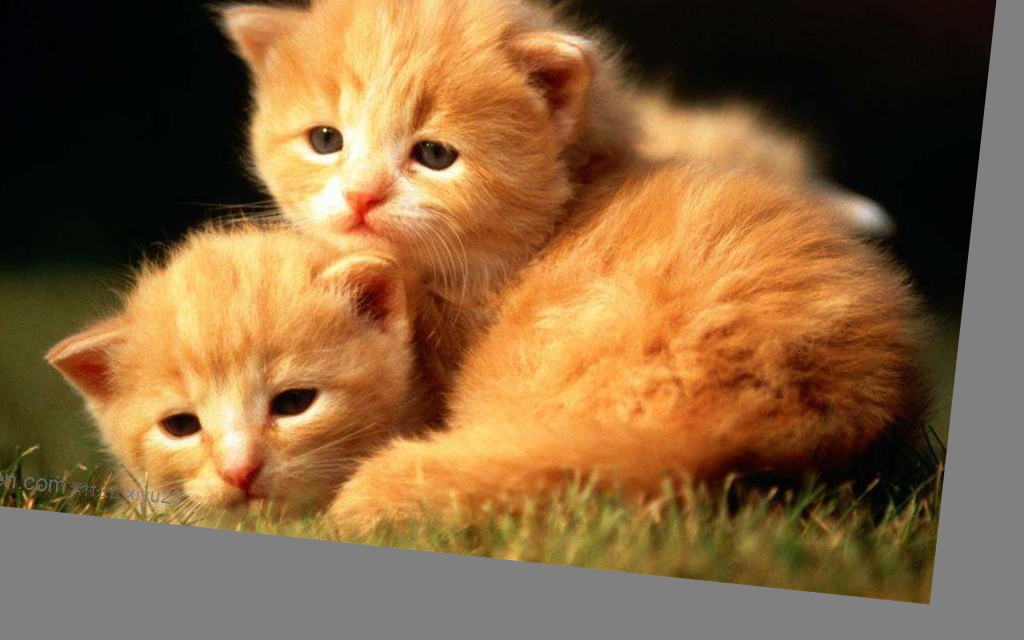
#> input picture data_augmentation/affine.jpeg, 1024 x 640 px, given as the content of the folder data_augmentation/affine.jpeg, which was not available
$ python -i dumplicate.py   (imports and definitions only)   (older library calls are emulated)
#> lines starting #> are read from the running program, lines starting #| are printed output that depends on the picture; pictures that were not available may be replaced by others from this repository, and a replacement may not be noted
import cv2, os
import numpy as np
from skimage.measure import compare_ssim
def remove_simillar_picture_by_perception_hash(path):
    img_list = os.listdir(path)
    hash_dic = {}
    hash_list = []
    count_num = 0
    for img_name in img_list:# break
        try:
            img = cv2.imread(os.path.join(path, img_name))
            img = cv2.cvtColor(img, cv2.COLOR_BGR2GRAY)
            count_num+=1
            print(count_num)
        except:
            continue


        img = cv2.resize(img,(8,8))

        avg_np = np.mean(img)
        img = np.where(img>avg_np,1,0)
        hash_dic[img_name] = img
        if len(hash_list)<1:
            hash_list.append(img)
        else:
            for i in hash_list:
                flag = True
                dis = np.bitwise_xor(i,img)

                if np.sum(dis) < 3:
                    flag = False
                    os.remove(os.path.join(path, img_name))
                    if os.path.exists(os.path.join(path, img_name.replace('jpg','json'))):
                        os.remove(os.path.join(path, img_name.replace('jpg','json')))
                    break
            if flag:
                hash_list.append(img)

def remove_simillar_image_by_ssim(path):
#> called with path = 'data_augmentation/affine.jpeg'
    img_list = os.listdir(path)
    img_list.sort()
    hash_dic = {}
    save_list = []
    count_num = 0
    for i in range(len(img_list)):
        try:
            img = cv2.imread(os.path.join(path, img_list[i]))
#> img is the input picture: shape (640, 1024, 3); mean B, G, R 62.7, 100.2, 134.1
            img = cv2.cvtColor(img, cv2.COLOR_BGR2GRAY)
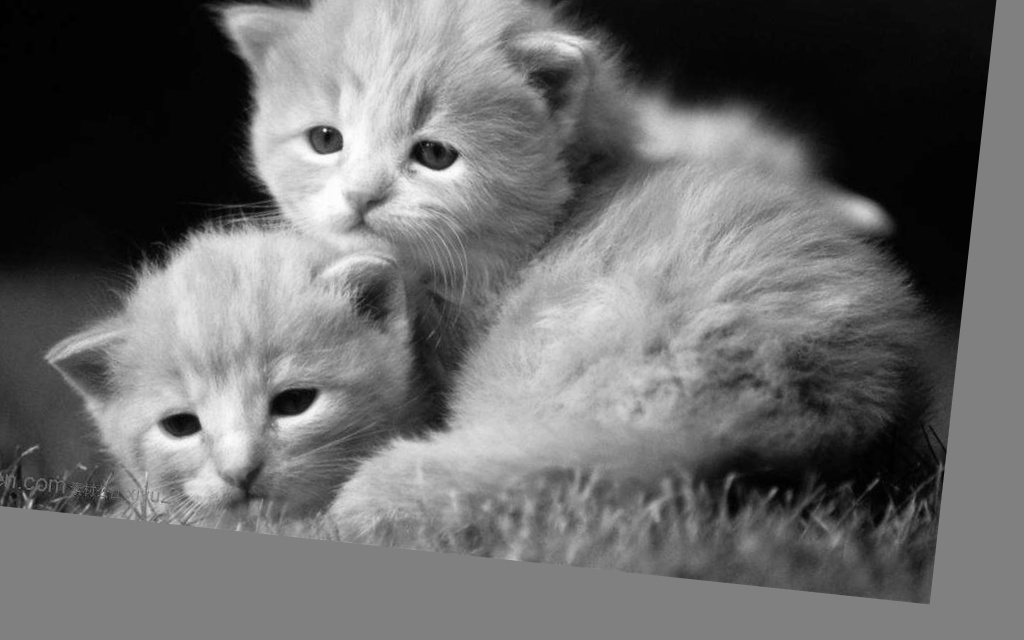
#> img: shape (640, 1024); min 0, max 254, mean 106.1
            img = cv2.resize(img,(256, 256))
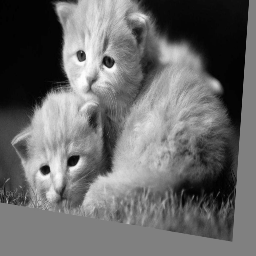
#> img: shape (256, 256); min 0, max 253, mean 106.1
            count_num+=1
        except:
            continue
        if count_num==1:
            save_list.append(img_list[i])
            continue
        elif len(save_list) <8:
            flag = True
            for j in range(len(save_list)):
                com_img = cv2.imread(os.path.join(path,save_list[j]))
                com_img = cv2.cvtColor(com_img,cv2.COLOR_BGR2GRAY)
                com_img = cv2.resize(com_img,(256,256))
                sim = compare_ssim(img,com_img)
                if sim > 0.4:
                    os.remove(os.path.join(path,img_list[i]))
                    flag = False
                    break
            if flag:
                save_list.append(img_list[i])
        else:
            for save_img in save_list[-5:]:
                com_img = cv2.imread(os.path.join(path,save_img))
                com_img = cv2.cvtColor(com_img, cv2.COLOR_BGR2GRAY)
                com_img = cv2.resize(com_img, (256, 256))
                sim = compare_ssim(img,com_img)
                if sim > 0.4:
                    os.remove(os.path.join(path,img_list[i]))
                    flag = False
                    break
            if flag:
                save_list.append(img_list[i])
# [3 lines not run here, left out]

>>> result = remove_simillar_image_by_ssim('data_augmentation/affine.jpeg')

$ run again, on data_augmentation/flip.jpeg
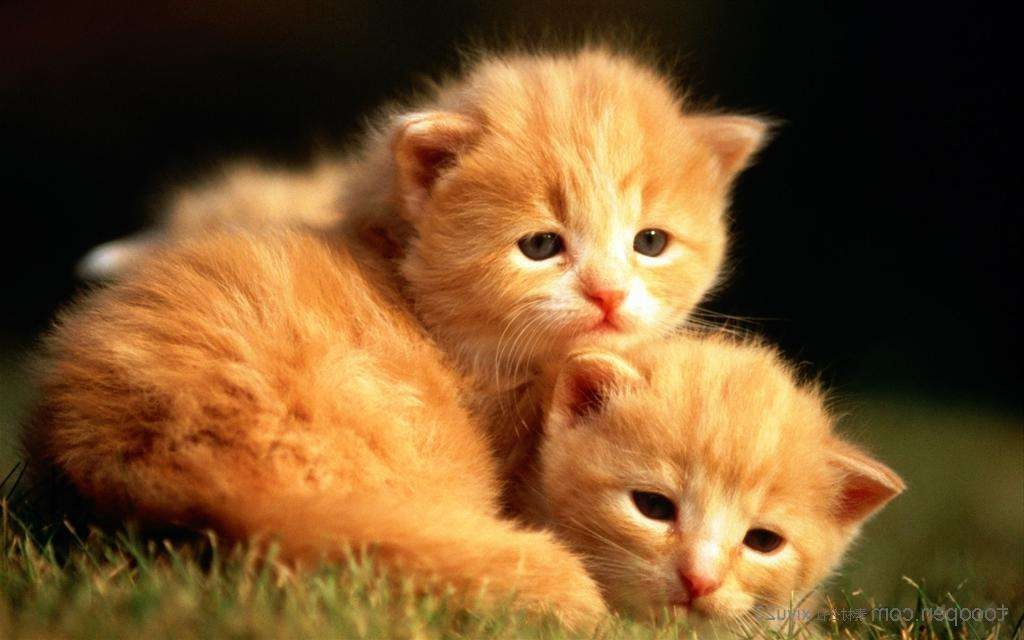
#> input picture data_augmentation/flip.jpeg, 1024 x 640 px, given as the content of the folder data_augmentation/flip.jpeg, which was not available
#> in remove_simillar_image_by_ssim, img is the input picture: shape (640, 1024, 3); mean B, G, R 42.1, 82, 117.2
#> in remove_simillar_image_by_ssim, `img = cv2.cvtColor(img, cv2.COLOR_BGR2GRAY)`:
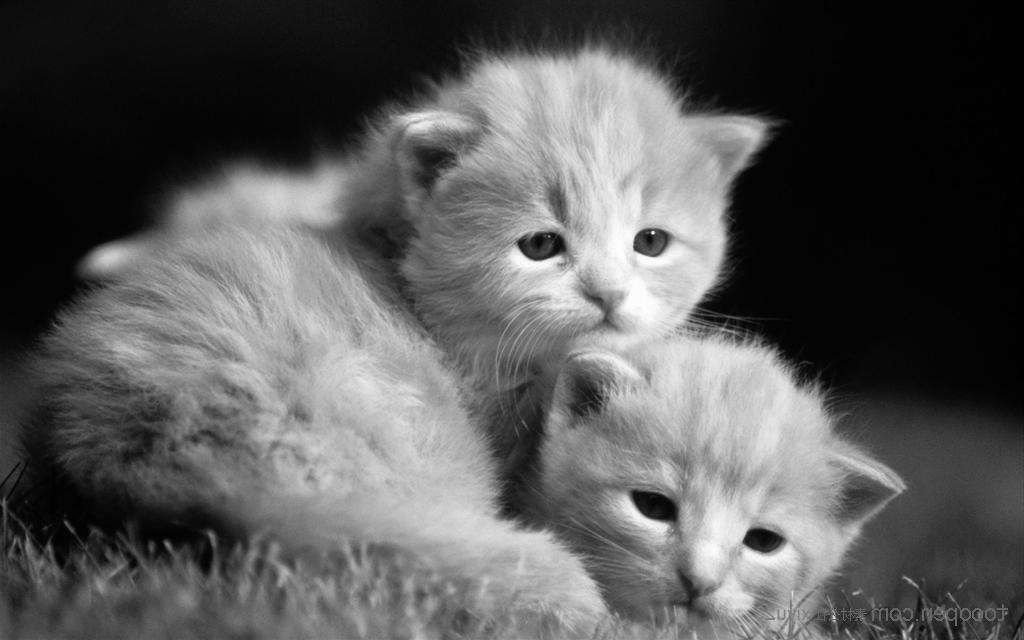
#> img: shape (640, 1024); min 0, max 255, mean 88
#> in remove_simillar_image_by_ssim, `img = cv2.resize(img,(256, 256))`:
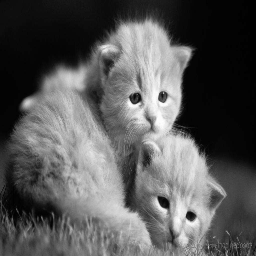
#> img: shape (256, 256); min 0, max 254, mean 88

$ run again, on data_augmentation/hsv.jpeg
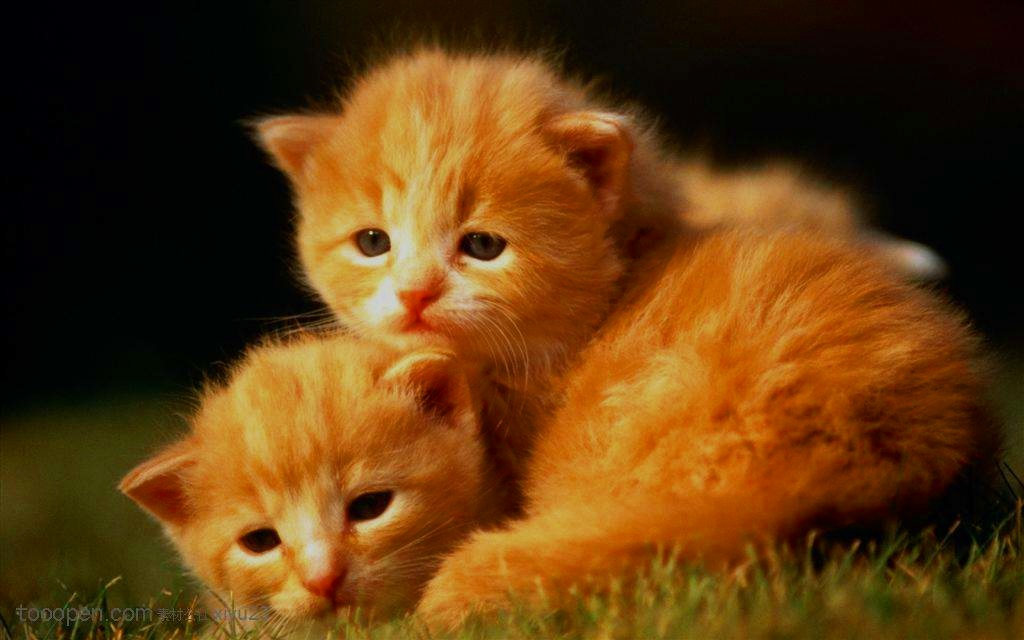
#> input picture data_augmentation/hsv.jpeg, 1024 x 640 px, given as the content of the folder data_augmentation/hsv.jpeg, which was not available
#> in remove_simillar_image_by_ssim, img is the input picture: shape (640, 1024, 3); mean B, G, R 16.3, 58.4, 95.9
#> in remove_simillar_image_by_ssim, `img = cv2.cvtColor(img, cv2.COLOR_BGR2GRAY)`:
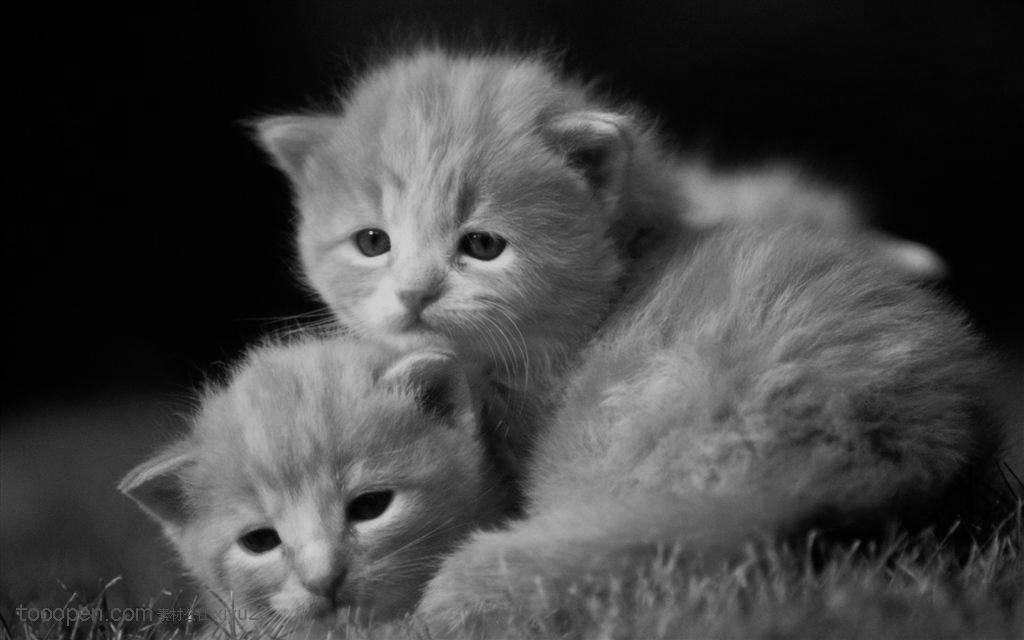
#> img: shape (640, 1024); min 0, max 210, mean 64.8
#> in remove_simillar_image_by_ssim, `img = cv2.resize(img,(256, 256))`:
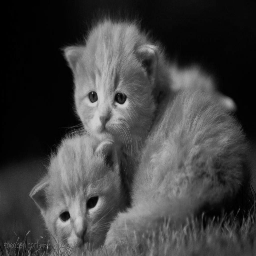
#> img: shape (256, 256); min 0, max 208, mean 64.8
